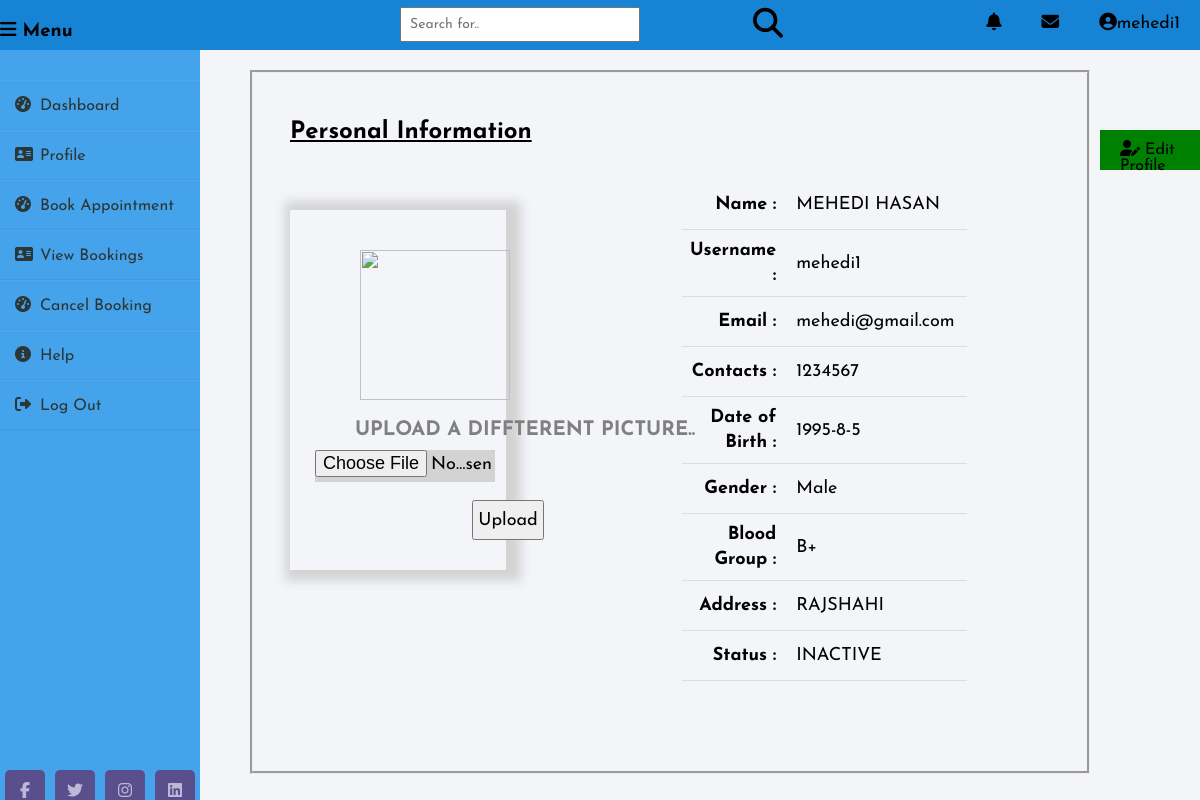
/all_portal/patient/profile.php?profile (signed in), run on the app's committed database.
### tables this page shows
CREATE TABLE `patient` (
  `username` varchar(30) NOT NULL,
  `name` varchar(50) NOT NULL,
  `gender` varchar(10) NOT NULL,
  `dob` varchar(50) NOT NULL,
  `blood` varchar(10) NOT NULL,
  `email` varchar(50) NOT NULL,
  `phone` varchar(12) NOT NULL,
  `password` varchar(20) NOT NULL,
  `address` varchar(500) NOT NULL,
  `image` varchar(500) NOT NULL,
  `status` varchar(10) NOT NULL
);

### control/db.php (called while the page is built, shortened)
<?php
	class db{
	 	function Profile($conn,$table,$username){
			$result = $conn->query("SELECT * FROM ". $table." WHERE username='". $username."'");
	 		return $result;
	 	}
	}
?>

### all_portal/patient/profile.php (the view, shortened to what this page needs)
<?php
    include('../../control/db.php');
?>
<?php
        if(isset($_GET['profile'])){
        $u_name = $_SESSION["username"];
        $connection = new db();
        $conobj=$connection->OpenCon();
        $userQuery=$connection->Profile($conobj,"patient",$u_name);
        if($userQuery->num_rows > 0)
        {
           while($row = mysqli_fetch_assoc($userQuery)){
            $nm = $row["name"];
            $mail = $row["email"];
            $phn = $row["phone"];
            $db = $row["dob"];
            $gn =$row["gender"];
            $bld = $row["blood"];
            $ad = $row["address"];
            $image =$row["image"];
            $status =$row["status"];
            }
        }
    }
?>
<!DOCTYPE html>
<head>
		<link rel="stylesheet" href="styles.css">
        <link rel="stylesheet" href="dashboard.css">
</head>
<body>
    <form action="" method="post"  enctype="multipart/form-data">
	<div class="wrapper">
    <div class="Header">
                <h3><i class="fas fa-bars"></i> Menu</h3>
                <div class="search">
                    <input type="text" name="searchText" placeholder="Search for..">
                    <button type="Submit" name="search" value=""><i class="fas fa-search"></i></button>
                </div>
                <div class="header">
            <ul>
                <li><a href=""><i class="fas fa-bell"></i></a></li>
                <li><a href="https://www.google.com/intl/bn/gmail/about/"><i class="fas fa-envelope"></i></a></li>
                <li>
                    <a href=""><i class="fas fa-user-circle"></i><?php echo $_SESSION["username"];?></a>
                </li>
            </ul>
        </div>
    	<div class="sidebar">
        	<ul>
            	<li><a href="patient_index.php"><i class="fas fa-tachometer-alt"></i>Dashboard</a></li>
            	<li><a href="?profile"><i class="fas fa-address-card"></i>Profile</a></li>
            	<li><a href="appointment.php"><i class="fas fa-tachometer-alt"></i>Book Appointment</a></li>
                <li><a href="booking_table.php"><i class="fas fa-address-card"></i>View Bookings</a></li>
                <li><a href=""><i class="fas fa-tachometer-alt"></i>Cancel Booking</a></li>
				<li><a href="#"><i class="fas fa-info-circle"></i></i>Help</a></li>
            	<li><a href="../../control/logout.php"><i class="fas fa-sign-out-alt"></i>Log Out</a></li>
        	</ul>
            <div class="social_media">
            	<a href="https://web.facebook.com/?_rdc=1&_rdr"><i class="fab fa-facebook-f"></i></a>
          		<a href="https://twitter.com/explore"><i class="fab fa-twitter"></i></a>
          		<a href="https://www.instagram.com/?hl=bn"><i class="fab fa-instagram"></i></a>
          		<a href="https://bd.linkedin.com/"><i class="fab fa-linkedin"></i></a>
            </div>
        </div>
        <div class="main_content">
        <div class="profile">
            <h2>Personal Information</h2>
            <div class="edit"><a href='updateForm.php?u_name=<?php echo $_SESSION["username"];?>& nm=<?php echo $nm; ?> & gn=<?php echo $gn; ?> & bld=<?php echo $bld; ?> & db=<?php echo $db; ?> & phn=<?php echo $phn; ?> & mail=<?php echo $mail; ?> & ad=<?php echo $ad; ?>'><i class="fas fa-user-edit"></i> Edit Profile</a></div>
             <div class="info">
                <table>
                    <tr>
                        <th>Name :</th>
                        <td><?php echo strtoupper($nm); ?></td>
                    </tr>
                    <tr>
                        <th>Username :</th>
                        <td><?php echo $_SESSION["username"];?></td>
                    </tr>
                    <tr>
                        <th>Email :</th>
                        <td><?php echo $mail; ?> </td>
                    </tr>
                    <tr>
                        <th>Contacts :</th>
                        <td><?php echo $phn; ?></td>
                    </tr>
                    <tr>
                        <th>Date of Birth :</th>
                        <td><?php echo $db; ?></td>
                    </tr>
                    <tr>
                        <th>Gender :</th>
                        <td><?php echo $gn; ?> </td>
                    </tr>
                    <tr>
                        <th>Blood Group :</th>
                        <td><?php echo $bld; ?></td>
                    </tr>
                    <tr>
                        <th>Address :</th>
                        <td><?php echo strtoupper($ad); ?></td>
                    </tr>
                    <tr>
                        <th>Status :</th>
                        <td><?php echo strtoupper($status); ?></td>
                    </tr>
                </table>
            </div>
        </div>
        <?php
         $username = $_SESSION["username"];
            if (isset($_POST['upload'])) {
                $filename =$_FILES["uploadfile"]["name"];
                $tempname = $_FILES["uploadfile"]["tmp_name"];
                $folder = "Profile_Picture/".$filename;
                move_uploaded_file($tempname, $folder);
                $connection = new db();
                $conobj=$connection->OpenCon();
                $userQuery=$connection->Picture($conobj,"admin",$folder,$username);
                if ($filename == "") {
                    $folder = '<img src=Profile_Picture/user.png>';
                }
                else{
                    if ($userQuery) {
                        echo "<script>alert('UPDATE Successfuly')</script>";
                    }
                    else{
                        echo "<script>alert('UPDATE Fail')</script>";
                    }
                }
            }
            else{
                $folder = $image;
            }
        ?>
        <div class="pic">
            <?php echo "<img src='$folder' width='150' height='150'/>";?>
            <p>Upload a diffterent picture..</p>
            <button name="upload">Upload</button>
            <div class="file">
                <input type="file" name="uploadfile">
            </div>
        </div>
    </div>
</form>
</body>

### all_portal/patient/styles.css (style rules this page uses)
* { margin: 0; padding: 0; box-sizing: border-box; list-style: none; text-decoration: none; font-family: 'Josefin Sans', sans-serif; }
body { background-color: #f3f5f9; //main background }
.wrapper { display: flex; position: relative; }
.wrapper .sidebar { width: 200px; height: 95%; background: #45A3EB; padding: 30px 0px; position: fixed; top: 50px; }
.wrapper .Header { width: 100%; height: 30px; background: #1783D5; padding: 30px 0px; position: fixed; top: -10px; }
.wrapper .sidebar ul { list-style:none; margin:0; }
.wrapper .sidebar ul li { padding: 15px; position:relative; border-bottom: 1px solid #bdb8d7; border-bottom: 1px solid rgba(0,0,0,0.05); border-top: 1px solid rgba(255,255,255,0.05); }
.wrapper .sidebar ul li a { color: #2c3635; display: block; }
.wrapper .sidebar ul li a .fas { width: 25px; }
.wrapper .sidebar .social_media { position: absolute; bottom: 0; left: 50%; transform: translateX(-50%); display: flex; }
.wrapper .sidebar .social_media a { display: block; width: 40px; background: #594f8d; height: 40px; line-height: 45px; text-align: center; margin: 0 5px; color: #bdb8d7; border-top-left-radius: 5px; border-top-right-radius: 5px; }
.wrapper .main_content { width: 100%; margin-left: 200px; }
.wrapper .main_content .info { margin: 20px; color: #717171; line-height: 25px; }
.search input { position: fixed; left: 400px; top: -3px; font-size: 14px; width: 20%; display:block; margin: 10px auto; padding: 8px; }
.search button { background-color: #1783D5; width: 3%; height: 20%; color: black; position: relative; left: 750px; top: -33px; border: none; font-size: 30px; }
.wrapper .profile { width: 70%; height: 88%; border-style: groove; position: fixed; top: 70px; left: 250px; }
.wrapper .profile h2 { position: fixed; top: 120px; left: 290px; text-decoration: underline; animation: mymove 5s infinite; }
.wrapper .profile a { position: fixed; top: 150px; left: 1030px; }
.wrapper .profile .edit { width: 150px; height: 40px; background: green; padding: 15px 0px; position: fixed; top: 130px; left: 1100px; }
.wrapper .profile .edit a { position: fixed; top: 140px; left: 1120px; color: black; }
.wrapper .pic { width: 18%; height: 45%; position: fixed; top: 210px; left: 290px; box-shadow: 5px 1px 10px 10px lightgray; }
.wrapper .pic img { position: fixed; top: 250px; left: 360px; }
.wrapper .pic p { position: fixed; top: 420px; left: 335px; color: gray; }
.wrapper .pic .file input { background-color: lightgray; width: 15%; height: 4%; font-size: 18px; text-align: center; position: fixed; top: 450px; left: 315px; }
.wrapper .pic button { width: 6%; height: 5%; position: fixed; top: 500px; left: 472px; font-size: 18px; }
.profile .info { width: 20%; position: fixed; top: 160px; left: 662px; }
.profile .info table { border-collapse: collapse; width: 100%; }
.profile .info th { font-size: 18px; color: black; padding: 8px; text-align: right; border-bottom: 1px solid #ddd; }
.profile .info td { font-size: 18px; color: black; padding: 12px; text-align: left; border-bottom: 1px solid #ddd; }

### all_portal/patient/dashboard.css (style rules this page uses)
.wrapper .Header .header * { color: black; }
.wrapper .Header .header ul { position: relative; top: -77px; float: right; padding: 0px; list-style: none; }
.wrapper .Header .header ul li { float: left; position: relative; }
.wrapper .Header .header ul li a { display: block; padding: 15px 20px; font-size: 1.1em; text-decoration: none; }
p { font-size:20px; text-indent:20px; text-transform:uppercase; font-weight:bold; color:white; }

### data on the page
patient: name "MEHEDI HASAN", email "mehedi@gmail.com", phone "1234567", dob "1995-8-5", gender "Male", blood "B+", address "RAJSHAHI", status "INACTIVE"

### other printed values
$_SESSION["username"] "mehedi1"
